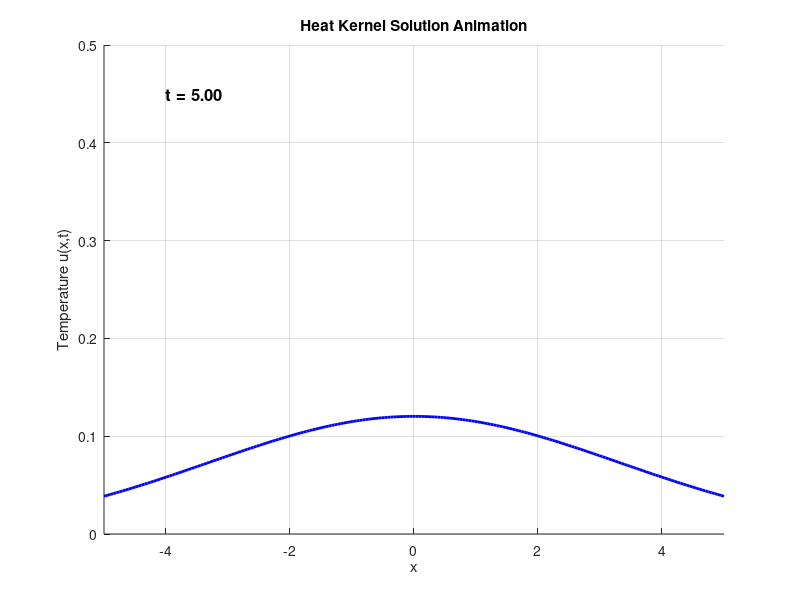

This figure's MATLAB source:
% MATLAB script to animate the 1D Heat Equation solution (Heat Kernel)
clear; clc; close all;

%% Parameters
A0 = 1;                 % Amplitude of initial heat distribution
alpha = 1;             % Thermal diffusivity
L = 1;                 % Initial spread width (acts as delta approx)
k = 2 * alpha;         % Diffusion coefficient
x = linspace(-5, 5, 200);  % Space domain
t_max = 5;             % Maximum simulation time
dt = 0.05;             % Time step
t_vals = 0:dt:t_max;   % Time array

%% Set Up Figure for Animation
figure;
hold on;
h = plot(x, zeros(size(x)), 'b', 'LineWidth', 2); % Initialize plot
xlabel('x');
ylabel('Temperature u(x,t)');
title('Heat Kernel Solution Animation');
grid on;
ylim([0, 0.5]);  % Fixed y-axis limits for better visualization
xlim([-5, 5]);   % Fixed x-axis limits
legend_text = text(-4, 0.45, '', 'FontSize', 12, 'FontWeight', 'bold');

%% Animation Loop
for t = t_vals
    % Compute the heat kernel solution
    u_xt = (A0 / sqrt(2 * pi * (L^2 + k*t))) * exp(-x.^2 / (2 * (L^2 + k*t)));
    
    % Update plot
    set(h, 'YData', u_xt); 
    set(legend_text, 'String', sprintf('t = %.2f', t)); % Update time label
    
    % Pause for animation effect
    pause(0.05);
end

hold off;
